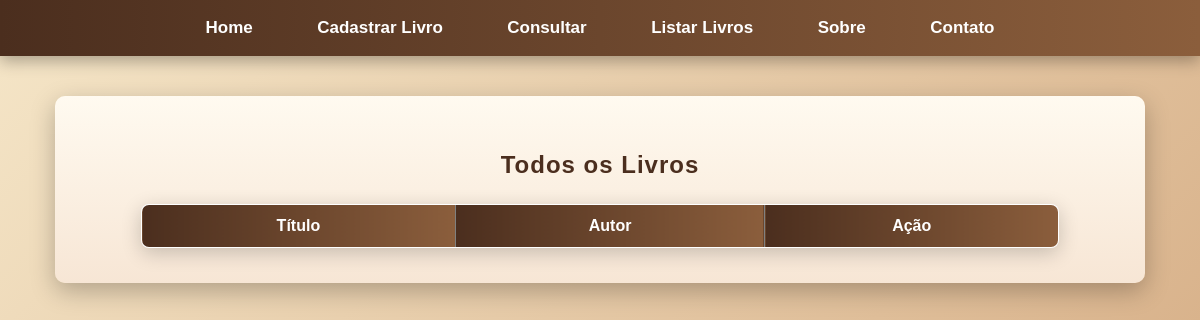
Page /listar/ on the earlier database version.
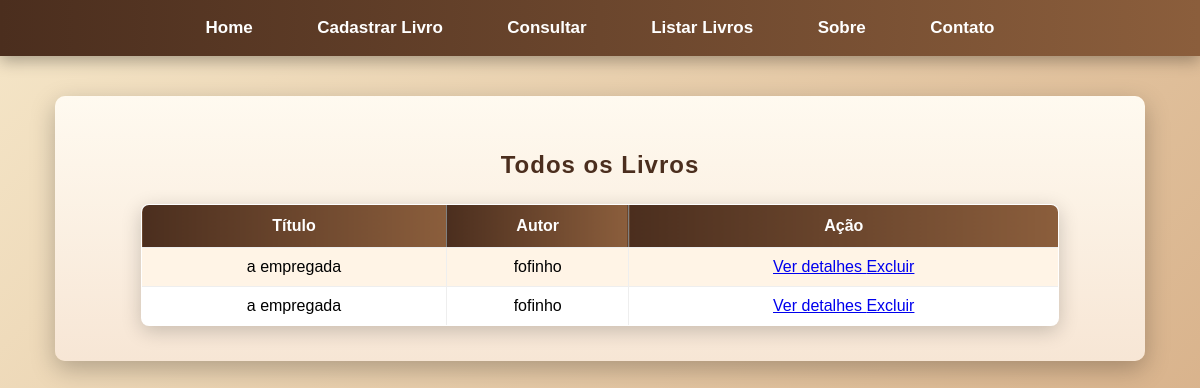
Same page on the later database version.
### home/models.py (models this page shows, shortened)
class Livro(models.Model):
    titulo = models.CharField(max_length=100)
    autor = models.CharField(max_length=100)
    editora = models.CharField(max_length=100)
    ano = models.IntegerField()
    paginas = models.IntegerField()
    categoria = models.CharField(max_length=50)
    isbn = models.CharField(max_length=20)
    idioma = models.CharField(max_length=30)
    descricao = models.TextField()
    cadastrado_por = models.CharField(max_length=100)

### home/views.py (the view)
# urls.py: path('listar/', views.listar, name='listar'),
def listar(request):
    livros = Livro.objects.all()
    return render(request, 'listar.html', {'livros': livros})

### home/templates/listar.html (shortened to what this page needs)
{% extends 'base.html' %}
{% load static %}
{% block content %}
<h2>Todos os Livros</h2>
<table border="1">
<tr>
<th>Título</th>
<th>Autor</th>
<th>Ação</th>
</tr>
{% for livro in livros %}
<tr>
<td>{{ livro.titulo }}</td>
<td>{{ livro.autor }}</td>
<td>
  <a href="{% url 'detalhes' livro.id %}" class="btn detalhes">
    Ver detalhes
  </a>
  <a href="{% url 'deletar' livro.id %}" class="btn danger">
    Excluir
  </a>
</td>
</tr>
{% endfor %}
</table>
{% endblock %}

### home/templates/base.html (shortened to what this page needs)
{% load static %}
<!DOCTYPE html>
<html lang="pt-br">
<head>
<link rel="stylesheet" href="{% static 'css/style.css' %}">
</head>
<body>
<nav class="menu">
<a href="/home/">Home</a>
<a href="/cadastrar/">Cadastrar Livro</a>
<a href="/consultar/">Consultar</a>
<a href="/listar/">Listar Livros</a>
<a href="/sobre/">Sobre</a>
<a href="/contato/">Contato</a>
</nav>
<div class="container">
{% block content %}
{% endblock %}
</div>
</body>
</html>

### home/static/css/style.css (style rules this page uses)
body { font-family: 'Poppins', Arial, sans-serif; background: linear-gradient(135deg,#f5e6c8,#d9b38c); margin:0; padding:0; animation: fadeIn 1s ease; }
.menu { background: linear-gradient(90deg,#4b2e1e,#8b5e3c); padding:18px; box-shadow:0px 5px 15px rgba(0,0,0,0.3); text-align:center; }
.menu a { color:#fff; margin:15px; text-decoration:none; font-weight:bold; font-size:17px; padding:8px 15px; border-radius:6px; transition:0.3s; }
.container { width:85%; margin:40px auto; padding:35px; background:linear-gradient(180deg,#fffaf0,#f7e6d5); border-radius:10px; box-shadow:0 8px 25px rgba(0,0,0,0.25); animation: slideUp 0.7s ease; }
h1,h2 { color:#4b2e1e; text-align:center; margin-bottom:25px; letter-spacing:1px; }
table { border-collapse: collapse; width:90%; margin:auto; background:white; border-radius:8px; overflow:hidden; box-shadow:0 5px 20px rgba(0,0,0,0.2); }
table th { background:linear-gradient(90deg,#4b2e1e,#8b5e3c); color:white; padding:12px; }
table td { padding:10px; border:1px solid #eee; text-align:center; }
table tr:nth-child(even) { background:#fff4e6; }

Differences in the rows shown:
added Livro: titulo "a empregada", autor "fofinho"
added Livro: titulo "a empregada", autor "fofinho"
